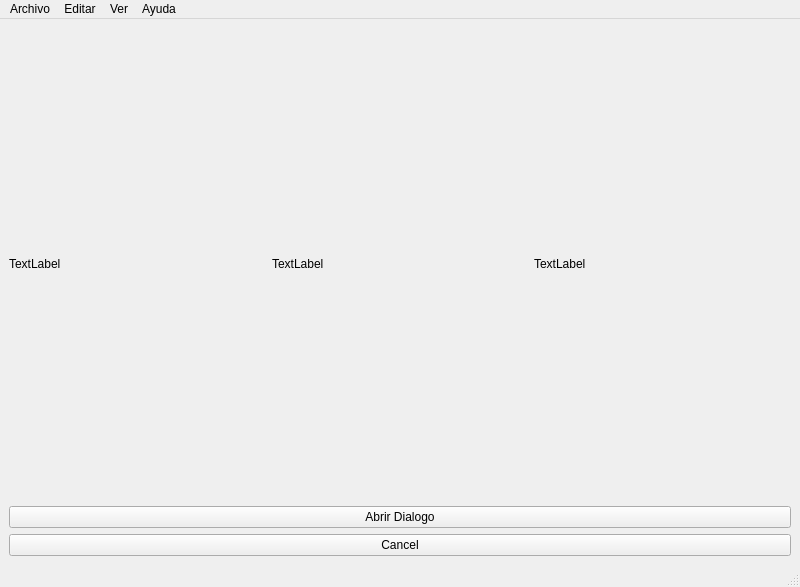
<?xml version="1.0" encoding="UTF-8"?>
<ui version="4.0">
 <class>MainWindow</class>
 <widget class="QMainWindow" name="MainWindow">
  <property name="geometry">
   <rect>
    <x>0</x>
    <y>0</y>
    <width>800</width>
    <height>587</height>
   </rect>
  </property>
  <property name="windowTitle">
   <string>MainWindow</string>
  </property>
  <widget class="QWidget" name="centralwidget">
   <layout class="QVBoxLayout" name="verticalLayout_6">
    <item>
     <layout class="QHBoxLayout" name="FrameNorth">
      <item>
       <widget class="QLabel" name="label_2">
        <property name="text">
         <string>TextLabel</string>
        </property>
       </widget>
      </item>
      <item>
       <widget class="QLabel" name="label_3">
        <property name="text">
         <string>TextLabel</string>
        </property>
       </widget>
      </item>
      <item>
       <widget class="QLabel" name="label">
        <property name="text">
         <string>TextLabel</string>
        </property>
       </widget>
      </item>
     </layout>
    </item>
    <item>
     <layout class="QHBoxLayout" name="FrameSouth">
      <item>
       <layout class="QVBoxLayout" name="LayoutLeft">
        <item>
         <widget class="QPushButton" name="btn_dialog">
          <property name="text">
           <string>Abrir Dialogo</string>
          </property>
         </widget>
        </item>
        <item>
         <widget class="QPushButton" name="btn_cancel">
          <property name="text">
           <string>Cancel</string>
          </property>
         </widget>
        </item>
       </layout>
      </item>
      <item>
       <layout class="QVBoxLayout" name="LayoutCenter"/>
      </item>
      <item>
       <layout class="QVBoxLayout" name="LayoutRigth"/>
      </item>
     </layout>
    </item>
   </layout>
  </widget>
  <widget class="QMenuBar" name="menubar">
   <property name="geometry">
    <rect>
     <x>0</x>
     <y>0</y>
     <width>800</width>
     <height>22</height>
    </rect>
   </property>
   <widget class="QMenu" name="menuArchivo">
    <property name="title">
     <string>Archivo</string>
    </property>
    <addaction name="actionAbrir"/>
    <addaction name="separator"/>
    <addaction name="actionNuevo"/>
   </widget>
   <widget class="QMenu" name="menuEditar">
    <property name="title">
     <string>Editar</string>
    </property>
   </widget>
   <widget class="QMenu" name="menuVer">
    <property name="title">
     <string>Ver</string>
    </property>
   </widget>
   <widget class="QMenu" name="menuAyuda">
    <property name="title">
     <string>Ayuda</string>
    </property>
   </widget>
   <addaction name="menuArchivo"/>
   <addaction name="menuEditar"/>
   <addaction name="menuVer"/>
   <addaction name="menuAyuda"/>
  </widget>
  <widget class="QStatusBar" name="statusbar"/>
  <action name="actionAbrir">
   <property name="text">
    <string>Abrir</string>
   </property>
  </action>
  <action name="actionNuevo">
   <property name="text">
    <string>Nuevo</string>
   </property>
  </action>
 </widget>
 <resources/>
 <connections/>
</ui>
